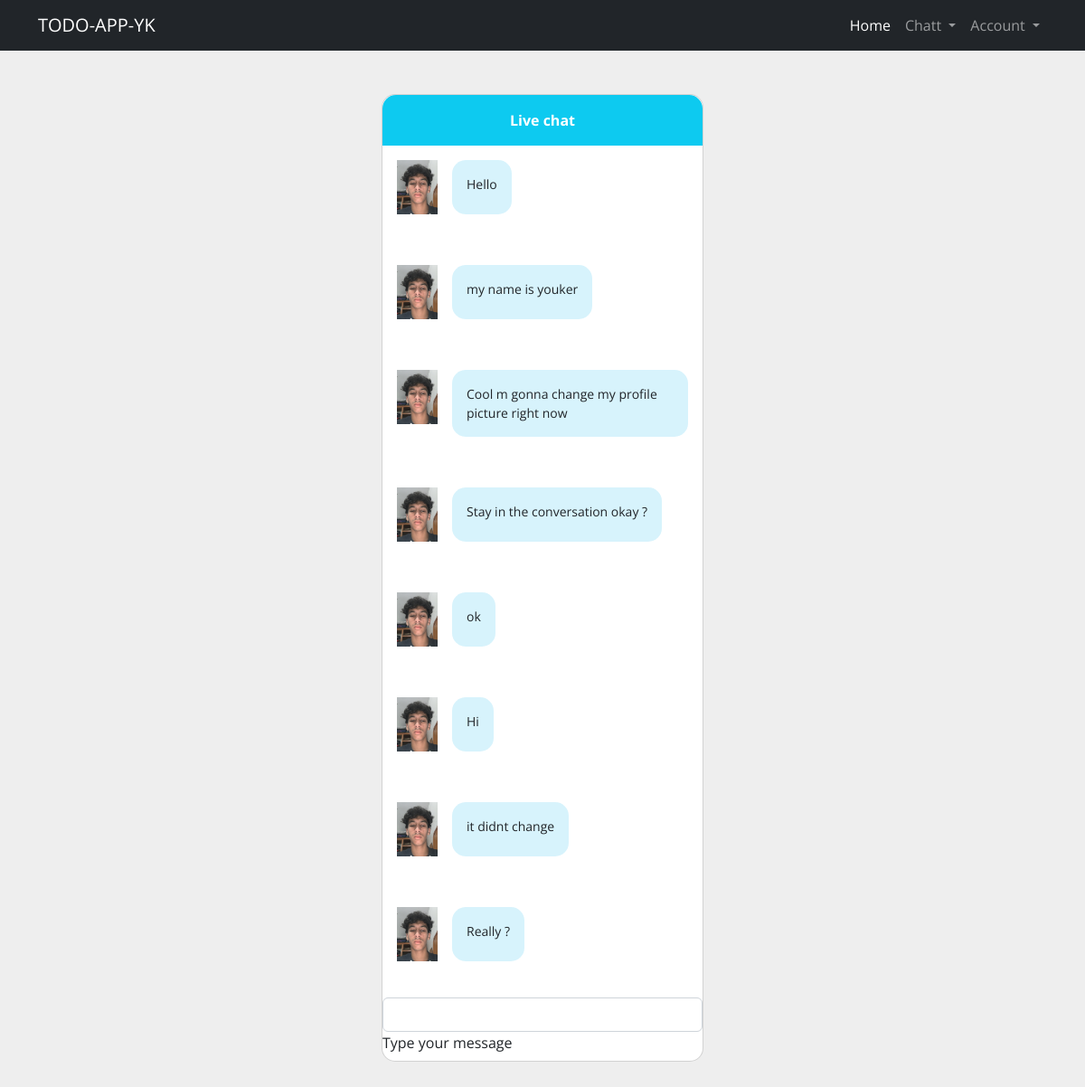
The page /chatting/conversation/1/ on the database its author committed.
### chatting/models.py (models this page shows)
class Message(models.Model):
    content = models.TextField()
    date = models.DateField(default=django.utils.timezone.now)
    conv = models.ForeignKey(Conversation, on_delete=models.CASCADE)
    owner = models.ForeignKey(User, on_delete=models.CASCADE)

class Conversation(models.Model):
    part1 = models.ForeignKey(User, on_delete=models.CASCADE, related_name="part1")
    part2 = models.ForeignKey(User, on_delete=models.CASCADE, related_name="part2")

### accounts/models.py (models this page shows)
class Profile(models.Model):
    user = models.OneToOneField(User, on_delete=models.CASCADE)
    img = models.ImageField(default="profiles/Default.jpg", upload_to="profiles")

### chatting/views.py (the view)
# urls.py: path("conversation/<int:id>/", views.conversation),
def conversation(request, id):
    messages = models.Message.objects.filter(conv = id)
    if len(messages) < 0:
        message = None
    second_user = lambda:models.Conversation.objects.get(id = id).part1 if (models.Conversation.objects.get(id = id).part1 != request.user) else models.Conversation.objects.get(id = id).part2
    context={
        "cnv_id":id,
        "messages":messages,
        "user":request.user,
        "second_user":second_user,
    }
    return render(request, "chatting/conversation.html", context)

### templates/chatting/conversation.html (shortened to what this page needs)
{% extends 'todo-tmp/base.html' %}
{% block content %}
<section style="background-color: #eee;">
    <div class="container py-5">
      <div class="row d-flex justify-content-center">
        <div class="col-md-8 col-lg-6 col-xl-4">
          <div class="card" style="border-radius: 15px;">
            <div
              class="card-header d-flex justify-content-between align-items-center p-3 bg-info text-white border-bottom-0"
              style="border-top-left-radius: 15px; border-top-right-radius: 15px;">
              <p class="mb-0 fw-bold">Live chat</p>
            </div>
            <div id="container">
            {% if messages is not None %}
            {% for msg in  messages%}
            {% if msg.owner == user%}
              <div class="card-body">
                <div class="d-flex flex-row justify-content-end mb-4">
                  <div class="p-3 ms-3" style="border-radius: 15px; background-color: rgba(57, 192, 237,.2);">
                    <p class="small mb-0">{{msg.content}}</p>
                  </div>
                  <img src="{{user.profile.img.url}}"
                    alt="avatar 1" style="width: 45px; height: 100%;">
                </div>
                </div>
            {% else %}
            <div class="card-body">
              <div class="d-flex flex-row justify-content-start mb-4">
                <img src="{{second_user.profile.img.url}}"
                  alt="avatar 1" style="width: 45px; height: 100%;">
                <div class="p-3 ms-3" style="border-radius: 15px; background-color: rgba(57, 192, 237,.2);">
                  <p class="small mb-0">{{msg.content}}</p>
                </div>
              </div>
              </div>
            {% endif %}
            {% endfor %}
            </div>
            {% else %}
            <h1>conversation is empty</h1>
            {% endif %}
              <div class="form-outline">
                <input class="form-control" type="text" id="message_input"></input>
                <label class="form-label" for="message_input">Type your message</label>
              </div>
            </div>
        </div>
      </div>
    </div>
  </section>
{% endblock content %}

### templates/todo-tmp/base.html (shortened to what this page needs)
<!DOCTYPE html>
<html lang="en">
<head>
    <link href="https://cdn.jsdelivr.net/npm/bootstrap@5.2.3/dist/css/bootstrap.min.css" rel="stylesheet">
</head>
<body>
      <nav class="navbar navbar-expand-lg navbar-dark bg-dark">
        <div class="container">
          <a class="navbar-brand" href="/">TODO-APP-YK</a>
          <div class="collapse navbar-collapse" id="navbarMain">
            <ul class="navbar-nav ms-auto mb-2 mb-lg-0">
              <li class="nav-item">
                <a class="nav-link active" aria-current="page" href="/">Home</a>
              </li>
              <li class="nav-item">
                <li class="nav-item dropdown">
                <a class="nav-link dropdown-toggle" href="#" id="navbarDropdown" role="button" data-bs-toggle="dropdown" aria-expanded="false">
                  Chatt
                </a>
              </li>
              <li class="nav-item">
                <li class="nav-item dropdown">
                <a class="nav-link dropdown-toggle" href="#" id="navbarDropdown" role="button" data-bs-toggle="dropdown" aria-expanded="false">
                  Account
                </a>
              </li>
            </ul>
          </div>
        </div>
      </nav>
    {% block content %}{% endblock content %}
</body>
</html>

### templates/todo-tmp/base.html (style rules this page uses)
html, body { margin: 0; padding: 0; width: 100%; min-height: 100vh; }
body { font-family: "Open Sans", sans-serif; background: #e0e0e0; }

### rows shown on the page
Message: profile.img (picture), content "Hello"
Message: profile.img (picture), content "my name is youker"
Message: profile.img (picture), content "Cool m gonna change my profile picture right now"
Message: profile.img (picture), content "Stay in the conversation okay ?"
Message: profile.img (picture), content "ok"
Message: profile.img (picture), content "Hi"
Message: profile.img (picture), content "it didnt change"
Message: profile.img (picture), content "Really ?"
